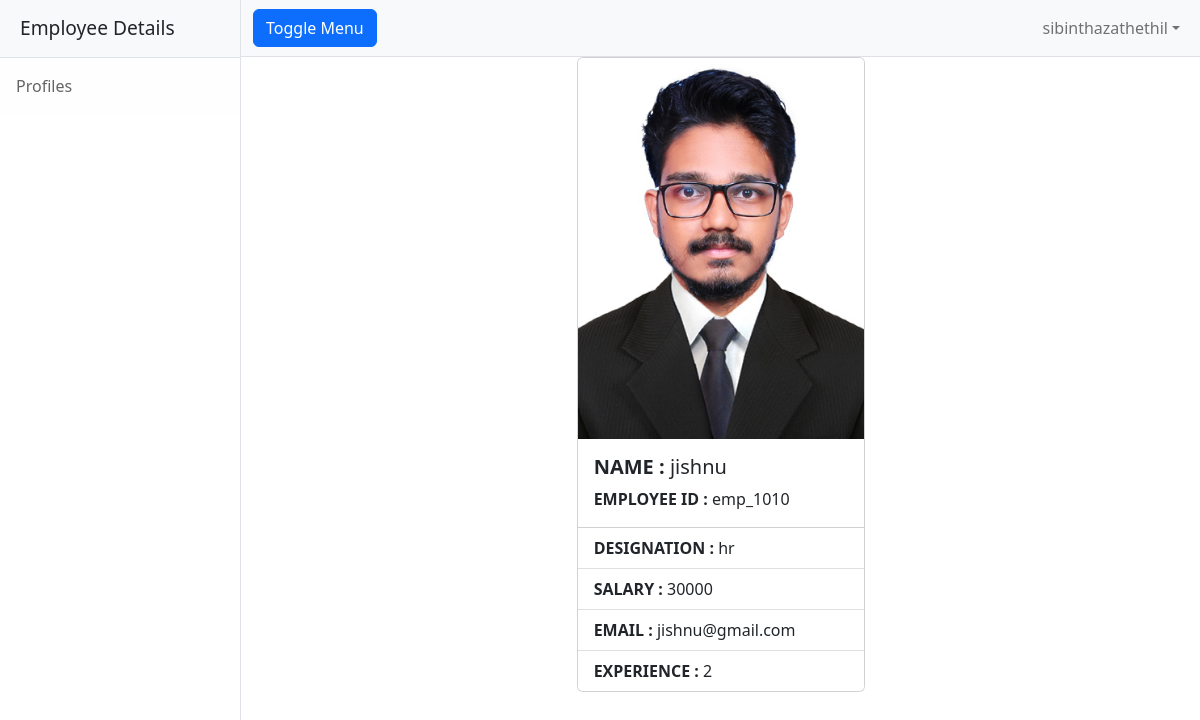
/employee/details/emp_1010 (signed in), run on the app's committed database.
### employee/models.py (models this page shows, shortened)
class Employee(models.Model):
    eid=models.CharField(max_length=120,primary_key=True)
    profile_pic=models.ImageField(upload_to="profilepics",null=True)
    employee_name=models.CharField(max_length=120)
    designation=models.CharField(max_length=120)
    salary=models.PositiveIntegerField()
    email=models.EmailField(unique=True)
    experience=models.PositiveIntegerField(null=0)

### employee/views.py (the view)
# urls.py: path("details/<str:emp_id>",views.EmployeeDetailView.as_view(),name="emp-detail"),
@method_decorator(signin_required,name="dispatch")
class EmployeeDetailView(View):
    def get(self,request,*args,**kwargs):
        qs=Employee.objects.get(eid=kwargs.get("emp_id"))
        return render(request,"emp-detail.html",{"employee":qs})

### employee/views.py (called while the page is built)
def signin_required(fn):
    def wrapper(request,*args,**kwargs):
        if request.user.is_authenticated:
            return fn(request,*args,**kwargs)
        else:
            return redirect("sign-in")
    return wrapper

### employee/templates/emp-detail.html (shortened to what this page needs)
{%extends 'base.html'%}
{%block body_block%}
<!DOCTYPE html>
<html lang="en">
<head>
<link href="https://cdn.jsdelivr.net/npm/bootstrap@5.2.0-beta1/dist/css/bootstrap.min.css" rel="stylesheet">
</head>
<body>
<div class="container">
    <div class="row">
        <div class="col-4"></div>
        <div class="col-4">
            <div class="card" style="width: 18rem;">
  <img src="{{employee.profile_pic.url}}" class="card-img-top" alt="...">
  <div class="card-body">
    <h5 class="card-title"><strong>NAME : </strong>{{employee.employee_name}}</h5>
    <p class="card-text"><strong>EMPLOYEE ID : </strong>{{employee.eid}}</p>
  </div>
  <ul class="list-group list-group-flush">
    <li class="list-group-item"><STRONG>DESIGNATION : </STRONG>{{employee.designation}}</li>
    <li class="list-group-item"><STRONG>SALARY : </STRONG>{{employee.salary}}</li>
    <li class="list-group-item"><STRONG>EMAIL : </STRONG>{{employee.email}}</li>
    <li class="list-group-item"><STRONG>EXPERIENCE : </STRONG>{{employee.experience}}</li>
  </ul>
</div>
        </div>
        <div class="col-4"></div>
    </div>
</div>
</body>
</html>
{%endblock%}

### employee/templates/base.html (shortened to what this page needs)
<!DOCTYPE html>
{%load static%}
<html lang="en">
    <head>
        <link href="{%static 'css/styles.css'%}" rel="stylesheet" />
    </head>
    <body>
        <div class="d-flex" id="wrapper">
            <div class="border-end bg-white" id="sidebar-wrapper">
                <div class="sidebar-heading border-bottom bg-light">Employee Details</div>
                <div class="list-group list-group-flush">
                    <a class="list-group-item list-group-item-action list-group-item-light p-3" href="#!">Profiles</a>
                </div>
            </div>
            <div id="page-content-wrapper">
                <nav class="navbar navbar-expand-lg navbar-light bg-light border-bottom">
                    <div class="container-fluid">
                        <button class="btn btn-primary" id="sidebarToggle">Toggle Menu</button>
                        <div class="collapse navbar-collapse" id="navbarSupportedContent">
                            <ul class="navbar-nav ms-auto mt-2 mt-lg-0">
                                <li class="nav-item dropdown">
                                    <a class="nav-link dropdown-toggle" id="navbarDropdown" href="#" role="button" data-bs-toggle="dropdown" aria-haspopup="true" aria-expanded="false">{{request.user}}</a>
                                </li>
                            </ul>
                        </div>
                    </div>
                </nav>
                <div class="container-fluid">
                    {%block body_block%}
                    {%endblock%}
                </div>
            </div>
        </div>
    </body>
</html>

### data on the page
Employee: profile_pic (picture), employee_name "jishnu", eid "emp_1010", designation "hr", salary "30000", email "jishnu@gmail.com", experience "2"

### other printed values
{{ request.user }} "sibinthazathethil"
